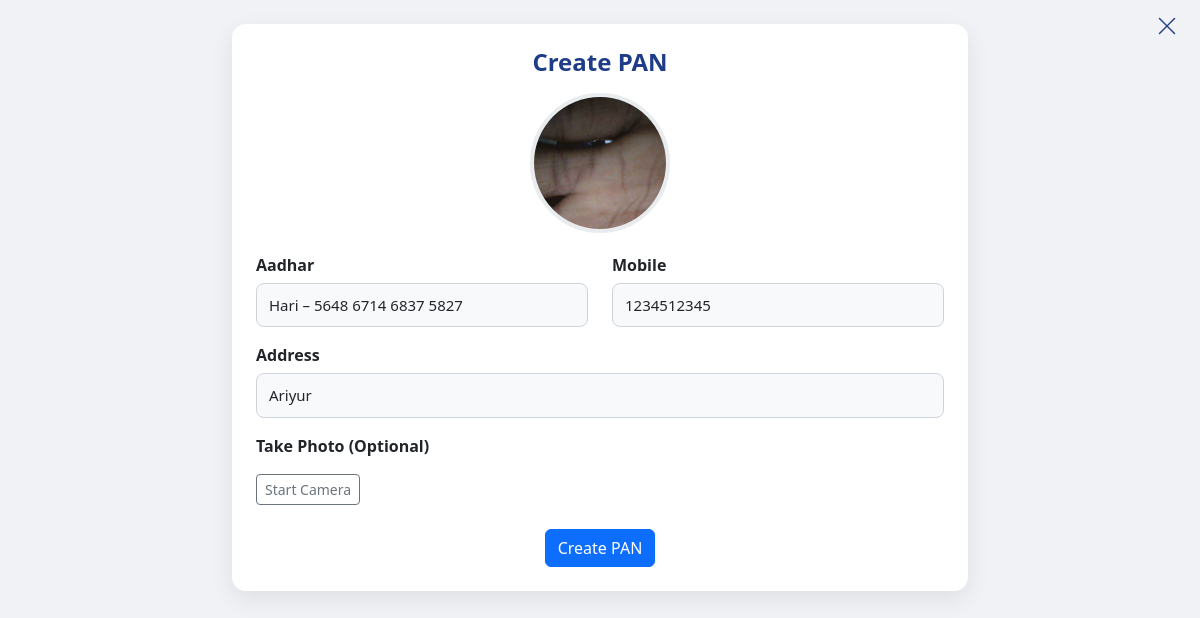
The app's page /pan/create/form/ (signed in) with its own data.
### Aadhar_App/models.py (models this page shows, shortened)
class Aadhar(models.Model):
    name = models.CharField(max_length=100)
    father_name = models.CharField(max_length=100)
    gender = models.CharField(max_length=10, choices=GENDER_CHOICES)
    dob = models.DateField()
    address = models.TextField()
    mobile = models.CharField(max_length=10)
    aadhar_no = models.CharField(max_length=19, unique=True)  # 4-4-4-4 format
    photo = models.ImageField(upload_to='aadhar_photo_path')
    created_at = models.DateTimeField(auto_now_add=True)

### Pan_App/views.py (the view)
# urls.py: path('create/form/', views.pan_create_form, name='pan_create_form'),     # creation form (autofill)
def pan_create_form(request):
    verified_id = request.session.get('pan_verified_aadhar_id')
    if not verified_id:
        return redirect('pan_create_start')
    a = get_object_or_404(Aadhar, pk=verified_id)
    if request.method == 'POST':
        post_data = request.POST.copy()
        post_data['aadhar'] = str(a.pk)
        form = PanCreateForm(post_data)
        if form.is_valid():
            pan = form.save()
            request.session.pop('pan_verified_aadhar_id', None)
            request.session.pop('pan_pending_aadhar_id', None)
            request.session.pop('pan_pending_mobile', None)
            return redirect('pan_detail', pk=pan.pk)
    else:
        form = PanCreateForm(initial={'aadhar': a.pk, 'mobile': a.mobile, 'address': a.address})
    return render(request, 'pan_app/pan_create_form.html', {'form': form, 'aadhar': a})

### Pan_App/templates/pan_app/pan_create_form.html (shortened to what this page needs)
{% extends 'pan_app/base.html' %}
{% block content %}
<div class="container py-4">
 <div class="row justify-content-center">
  <div class="col-lg-8 col-md-10 col-sm-12">
   <div class="a-card">
    <div class="edit-actions">
  <button type="button" id="closeBtn" title="Close">
    <i class="bi bi-x-lg"></i>
  </button>
</div>
    <h4 class="a-title">Create PAN</h4>
    <div class="profile-wrap">
      {% if aadhar.photo %}
        <img src="{{ aadhar.photo.url }}" class="profile-img" id="profileImg">
      {% else %}
        <img src="https://via.placeholder.com/140" class="profile-img" id="profileImg">
      {% endif %}
    </div>
    <form method="post" action="{% url 'pan_create_form' %}">
     <div class="row">
      <div class="col-md-6 form-group">
       <label>Aadhar</label>
       <div class="field-value">{{ aadhar.name }} – {{ aadhar.aadhar_no }}</div>
      </div>
      <div class="col-md-6 form-group">
       <label>Mobile</label>
       <div class="field-value">{{ aadhar.mobile }}</div>
      </div>
      <div class="col-12 form-group">
       <label>Address</label>
       <div class="field-value">{{ aadhar.address }}</div>
      </div>
     </div>
     <label class="fw-bold mb-2">Take Photo (Optional)</label>
     <div class="mt-2">
      <button type="button" id="toggleCam" class="btn btn-outline-secondary btn-sm">
        Start Camera
      </button>
     </div>
     <div class="text-center mt-4">
      <button type="submit" class="btn btn-primary">Create PAN</button>
     </div>
    </form>
   </div>
  </div>
 </div>
</div>
{% endblock %}

### Pan_App/templates/pan_app/pan_create_form.html (style rules this page uses)
.a-card { background:#fff; border-radius:14px; padding:24px; box-shadow:0 8px 24px rgba(0,0,0,.08); }
.a-title { text-align:center; color:#1f3c88; font-weight:600; margin-bottom:10px; }
.edit-actions { position:absolute; top:8px; right:16px; display:flex; gap:12px; }
.edit-actions button { background:none; border:none; font-size:22px; cursor:pointer; color:#1f3c88; }
.profile-wrap { display:flex; justify-content:center; margin:16px 0 20px; }
.profile-img { width:140px; height:140px; border-radius:50%; object-fit:cover; border:4px solid #e9ecef; background:#f8f9fa; }
.form-group { margin-bottom:16px; }
.form-group label { display:block; font-weight:600; margin-bottom:6px; }
.field-value { width:100%; padding:10px 12px; border-radius:8px; border:1px solid #ced4da; background:#f8f9fa; font-size:15px; }

### records on screen
Aadhar: photo (picture), name "Hari", aadhar_no "5648 6714 6837 5827", mobile "1234512345", address "Ariyur"
